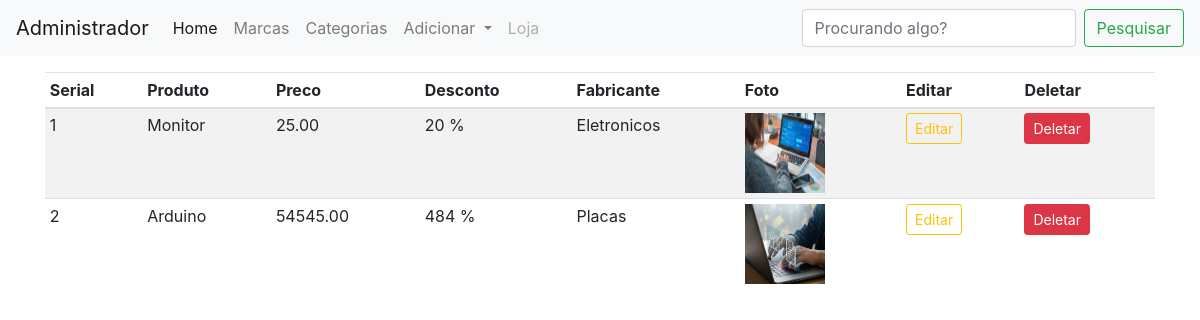
The page /admin (signed in) on the database its author committed.
### shop/products/models.py (models this page shows, shortened)
class Produtos(db.Model):
    id = db.Column(db.Integer, primary_key=True)
    name = db.Column(db.String(80), nullable=False)
    price = db.Column(db.Numeric(10,2), nullable=False)
    discount = db.Column(db.Integer, default=0)
    stock = db.Column(db.Integer, nullable=False)
    colors = db.Column(db.Text, nullable=False)
    description = db.Column(db.Text, nullable=False)
    pub_date = db.Column(db.DateTime, nullable=False, default=datetime.utcnow)
    marca_id = db.Column(db.Integer, db.ForeignKey('marcas.id', ondelete='CASCADE'), nullable=False)
    marca = db.relationship('Marcas', backref=db.backref('marcas', lazy=True))
    categoria_id = db.Column(db.Integer, db.ForeignKey('categorias.id', ondelete='CASCADE'), nullable=False)
    categoria = db.relationship('Categorias', backref=db.backref('categorias', lazy=True))
    img1 = db.Column(db.String(150), nullable=False, default="image.jpeg")
    img2 = db.Column(db.String(150), nullable=False, default="image.jpeg")
    img3 = db.Column(db.String(150), nullable=False, default="image.jpeg")

class Marcas(db.Model):
    id = db.Column(db.Integer, primary_key=True)
    name = db.Column(db.String(30), nullable=False, unique=True)

### shop/admin/routes.py (the view)
@app.route('/admin')
def admin():
    if 'email' not in session:
        flash(f'Por favor, faça o login antes.', 'success')
        return redirect(url_for('login'))
    produtos = Produtos.query.all()
    return render_template("admin/index.html", produtos=produtos, title='Página Administrativa')

### shop/templates/admin/index.html (shortened to what this page needs)
{% extends 'layoutadmin.html' %}
{% block content %}
<div class="container mt-3">
  <table class="table table-sm table-striped">
    <thead>
      <th>Serial</th>
      <th>Produto</th>
      <th>Preco</th>
      <th>Desconto</th>
      <th>Fabricante</th>
      <th>Foto</th>
      <th>Editar</th>
      <th>Deletar</th>
    </thead>
    <tbody>
      {% for produto in produtos %}
      <tr>
        <td>{{loop.index}}</td>
        <td>{{produto.name}}</td>
        <td>{{produto.price}}</td>
        <td>{{produto.discount}} %</td>
        <td>{{produto.marca.name}}</td>
        <td><img src="{{url_for('static', filename='images/' + produto.img1)}}" width="80" height="80"></td>
        <td><a href="{{url_for('updateproduto', id=produto.id)}}" class="btn btn-sm btn-outline-warning">Editar</a></td>
        <td><button type="button" class="btn btn-danger btn-sm" data-toggle="modal"
            data-target="#exampleModal-{{produto.id}}">Deletar</button></td>
      </tr>
      {% endfor %}
    </tbody>
  </table>
</div>
{% endblock content %}

### rows shown on the page
Produtos: name "Monitor", price "25.00", discount "20", marca.name "Eletronicos", img1 (picture)
Produtos: name "Arduino", price "54545.00", discount "484", marca.name "Placas", img1 (picture)
